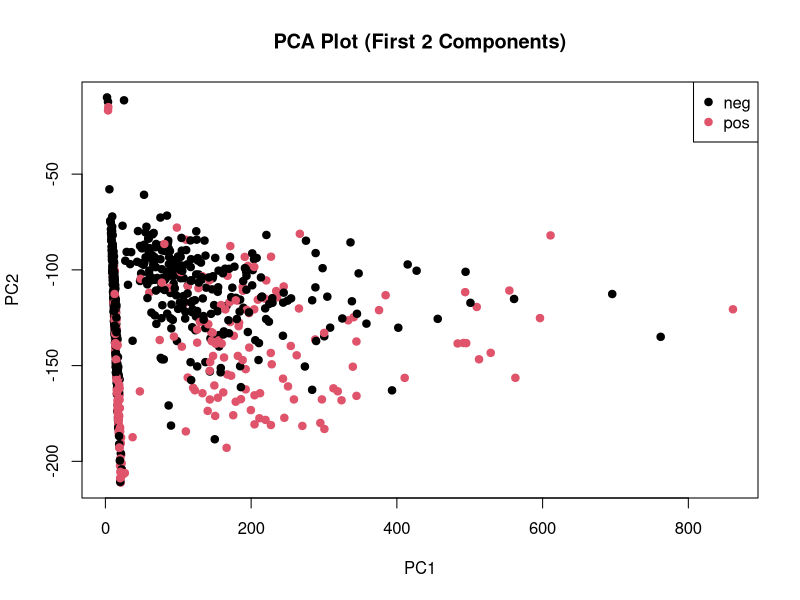
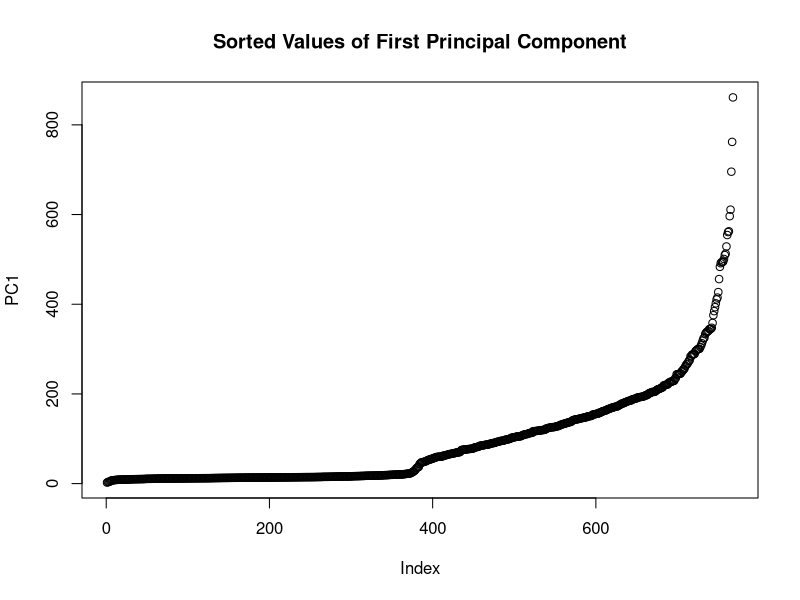
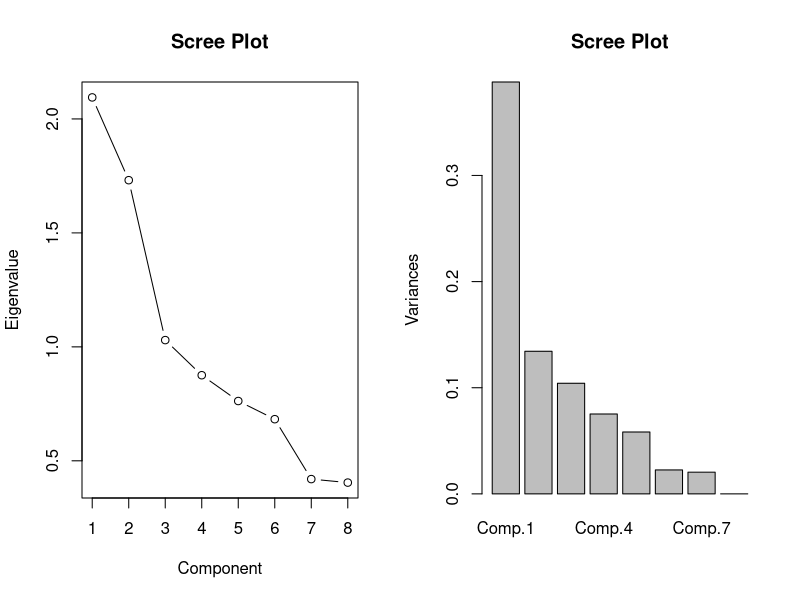
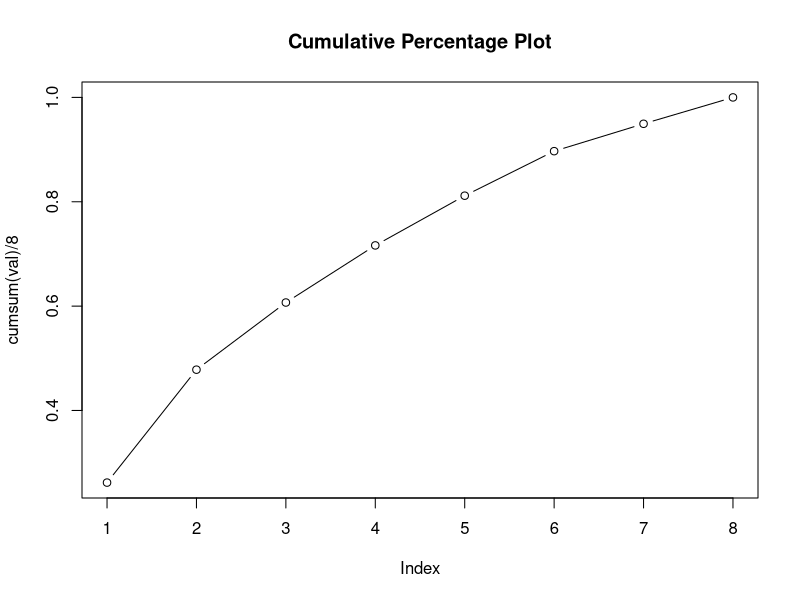
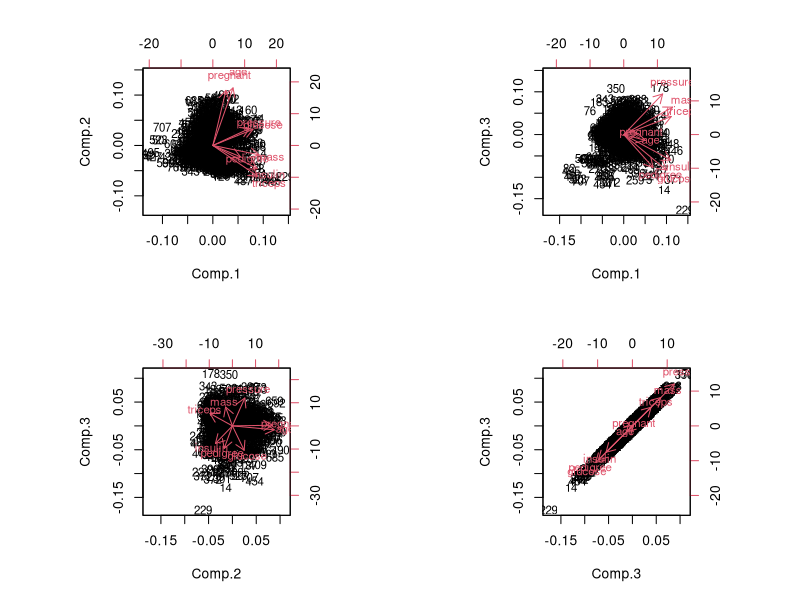

The R source for these figures, in order:
## ---- chunk 1
knitr::opts_chunk$set(echo = TRUE)
## ---- chunk 2
library(mlbench)
library(psych)
library(MASS)

data(PimaIndiansDiabetes)
df <- PimaIndiansDiabetes
head(df)
## ---- chunk 3
df_features <- PimaIndiansDiabetes[, 1:8]
head(df_features)
## ---- chunk 4
ev <- eigen(cov(df_features))$values
eve <- eigen(cov(df_features))$vectors
print(ev)
print(eve)
## ---- chunk 5
# First 2 components manually
l1 <- t(eve[, 1]) %*% t(df_features)
l2 <- t(eve[, 2]) %*% t(df_features)

# Plot of first 2 Components
plot(-l1[1, ], l2[1, ], 
     main = "PCA Plot (First 2 Components)", xlab = "PC1", ylab = "PC2",
     col = as.numeric(df$diabetes), pch = 19)
legend("topright", legend = levels(df$diabetes), col = 1:2, pch = 19)
## ---- chunk 6
# Plot of sorted first component 
plot(sort(-l1[1, ]), 
     main = "Sorted Values of First Principal Component", ylab = "PC1")
## ---- chunk 7
S <- cor(df_features)
S
## ---- chunk 8
val <- eigen(S)$values
vec <- eigen(S)$vectors
print(val)
print(vec)
## ---- chunk 9
par(mfrow = c(1, 2))
plot(val, type = "b",
     main = "Scree Plot", xlab = "Component", ylab = "Eigenvalue")
screeplot(princomp(S), main = "Scree Plot")
## ---- chunk 10
cumsum(val)/8
par(mfrow=c(1,1))
plot(cumsum(val)/8, type="b", main="Cumulative Percentage Plot")
## ---- chunk 11
PCA <- princomp(df_features, cor=T)
PCA

loadings(PCA)
summary(PCA)
## ---- chunk 12
# Create PCA-transformed data frame
df_PCA <- as.data.frame(PCA$scores)
## ---- chunk 13
# Save PCA-transformed data to CSV
write.csv(df_PCA, "df_PCA.csv", row.names = FALSE)
## ---- chunk 14
par(mfrow=c(2,2))
biplot(PCA,choices=c(1,2))
biplot(PCA,choices=c(1,3))
biplot(PCA,choices=c(2,3))
biplot(PCA,choices=c(3,3))
